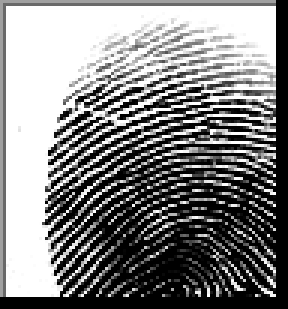
#> input picture backend/data/raw/A+/cluster_0_1001.BMP, 96 x 103 px, found by its file name (shown 3 times larger); its folder holds only this picture in this run
$ python preprocess.py
#> lines starting #> are read from the running program, lines starting #| are printed output that depends on the picture
import os
import cv2
import numpy as np

BASE_DIR = os.path.dirname(os.path.dirname(os.path.abspath(__file__)))  # project root (bloodprint)
RAW_DATA_DIR = os.path.join(BASE_DIR, "data", "raw")
PROCESSED_DATA_DIR = os.path.join(BASE_DIR, "data", "processed")
IMG_SIZE = (128, 128)

def preprocess_and_save():
    if not os.path.exists(PROCESSED_DATA_DIR):
        os.makedirs(PROCESSED_DATA_DIR)

    for label in os.listdir(RAW_DATA_DIR):
        raw_class_dir = os.path.join(RAW_DATA_DIR, label)
        processed_class_dir = os.path.join(PROCESSED_DATA_DIR, label)

        if not os.path.exists(processed_class_dir):
            os.makedirs(processed_class_dir)

        for img_name in os.listdir(raw_class_dir):
            img_path = os.path.join(raw_class_dir, img_name)
            img = cv2.imread(img_path, cv2.IMREAD_GRAYSCALE)
#> img is the input picture: shape (103, 96); min 0, max 255, mean 130.4
            img = cv2.resize(img, IMG_SIZE)
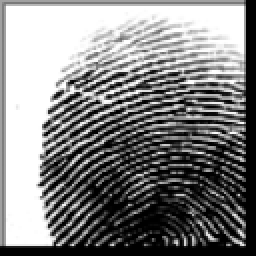
#> img: shape (128, 128) (shown 2 times larger); min 0, max 255, mean 130.4
            img = img / 255.0

            save_name = img_name.split(".")[0] + ".npy"
            save_path = os.path.join(processed_class_dir, save_name)
            np.save(save_path, img)
#> pass 2 of the loop in preprocess_and_save, `for label in os.listdir(RAW_DATA_DIR):`:
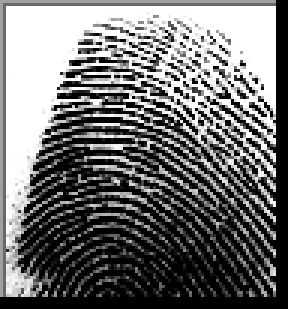
#> input picture backend/data/raw/A-/cluster_1_11.BMP, 96 x 103 px, found by its file name (shown 3 times larger)
#> in preprocess_and_save, img is the input picture: shape (103, 96); min 0, max 255, mean 112.6
#> in preprocess_and_save, `img = cv2.resize(img, IMG_SIZE)`:
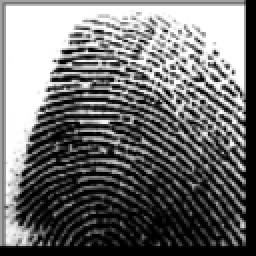
#> img: shape (128, 128) (shown 2 times larger); min 0, max 255, mean 112.5

    print("✅ Preprocessing complete. Files saved in:", PROCESSED_DATA_DIR)

if __name__ == "__main__":
    preprocess_and_save()
